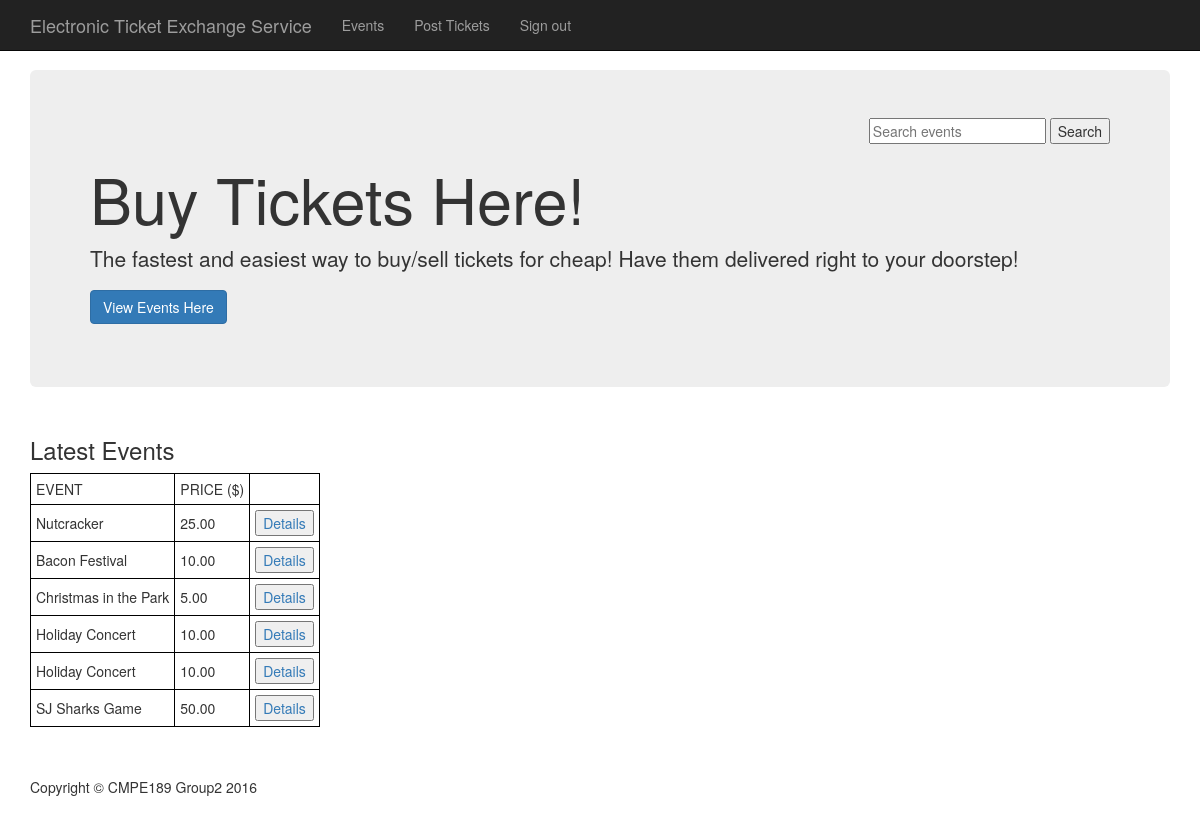
The app's page /home.php with its own data.
### tables this page shows
CREATE TABLE `tickets` (
  `Event` longtext NOT NULL,
  `Venue` longtext NOT NULL,
  `date` date NOT NULL,
  `SeatNum` longtext NOT NULL,
  `Price` longtext NOT NULL,
  `TicketID` varchar(255) NOT NULL,
  `SellerID` varchar(255) NOT NULL
);

### home.php (the view, shortened to what this page needs)
<!DOCTYPE html>
<html lang="en">
<?php
$query = "SELECT `Event`, `Price`, `TicketID` FROM `tickets`";
$result = mysql_query($query);
?>
<head>
    <link href="css/bootstrap.min.css" rel="stylesheet">
    <link href="css/shop-homepage.css" rel="stylesheet">
</head>
<body>
    <nav class="navbar navbar-inverse navbar-fixed-top" role="navigation" style="text-align:right">
        <div class="container">
            <div class="navbar-header">
                <a class="navbar-brand" href="home.php">Electronic Ticket Exchange Service</a>
            </div>
            <div class="collapse navbar-collapse" id="bs-example-navbar-collapse-1" >
                <ul class="nav navbar-nav">
                    <li>
                        <a href="mainpage.php">Events</a>
                    </li>
                    <li>
                        <a href="tickets.html">Post Tickets</a>
                    </li>
                    <li>
                        <a href="index.php">Sign out</a>
                    </li>
                </ul>
            </div>
        </div>
    </nav>
    <div class="container">
        <header class="jumbotron hero-spacer">
            <form action="search.php" align="right" method="post">
		  <input type="text" name="event" placeholder="Search events">
		  <input type="submit" value="Search"><br>
		</form>
            <h1>Buy Tickets Here!</h1>
            <p>The fastest and easiest way to buy/sell tickets for cheap! Have them delivered right to your doorstep!</p>
            <p><a href = "mainpage.php" class="btn btn-primary btn-large">View Events Here</a>
            </p>
        </header>
        <div class="row">
            <div class="col-lg-12">
                <h3>Latest Events</h3>
            </div>
        </div>
        <table>
        <thead>
            <tr>
                <td>EVENT</td>
                <td>PRICE ($)</td>
            </tr>
        </thead>
        <tbody>
            <?php
                if (mysql_num_rows($result) > 0) {
                    while($row = mysql_fetch_assoc($result)) {
                        echo "<tr style='padding: 5px'>";
                        echo "<td>" . $row["Event"] . "</td>";
                        echo "<td>" . $row["Price"]. "</td>";
                        echo "<td>" . "<a href='event.php?id={$row['TicketID']}'><input type='button' value='Details'></a>"  . "</td>";
                        echo "</tr>";
                    }
                }
                else {
                    echo "0 results";
                }
            ?>
        </tbody>
    </table>
        <footer>
            <div class="row">
                <div class="col-lg-12">
                    <p>Copyright &copy; CMPE189 Group2 2016</p>
                </div>
            </div>
        </footer>
    </div>
</body>
</html>

### css/shop-homepage.css (style rules this page uses)
body { padding-top: 70px; }
footer { margin: 50px 0; }

### home.php (style rules this page uses)
.navbar { margin-bottom: 0; border-radius: 0; }
table, th, td { border: 1px solid black; padding: 5px; }
table { border-spacing: 15px; }

### records on screen
tickets: Event "Nutcracker", Price "25.00"
tickets: Event "Bacon Festival", Price "10.00"
tickets: Event "Christmas in the Park", Price "5.00"
tickets: Event "Holiday Concert", Price "10.00"
tickets: Event "Holiday Concert", Price "10.00"
tickets: Event "SJ Sharks Game", Price "50.00"
